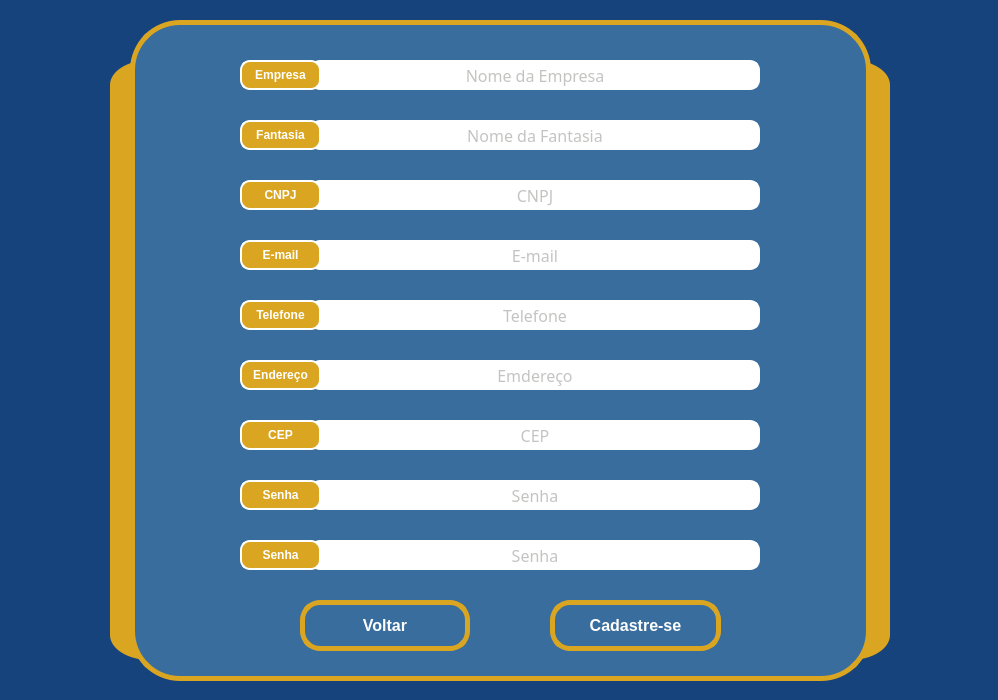
<?xml version="1.0" encoding="UTF-8"?>
<ui version="4.0">
 <class>MainWindow</class>
 <widget class="QMainWindow" name="MainWindow">
  <property name="windowModality">
   <enum>Qt::NonModal</enum>
  </property>
  <property name="geometry">
   <rect>
    <x>0</x>
    <y>0</y>
    <width>998</width>
    <height>700</height>
   </rect>
  </property>
  <property name="windowTitle">
   <string>MainWindow</string>
  </property>
  <property name="styleSheet">
   <string notr="true">/*
Azul1 = #58b3cc
Azul2 = #58b3cc
Azul3 = #16437c
*/
QWidget {
	background-color: #16437c;
}

QFrame {
	border-radius: 40% solid;
	background-color: #DAA520;
}

QLabel {
	font: bold;
	border-radius: 10px;
	border: 2px solid  #ffffff;
	color: rgb(255, 255, 255);
	background-color: #DAA520;
}

QLineEdit {
	border-radius: 10px;
	border: 2px solid #ffffff;
	color: rgb(136, 138, 133);
	background-color: rgb(255, 255, 255);
}


</string>
  </property>
  <property name="iconSize">
   <size>
    <width>25</width>
    <height>25</height>
   </size>
  </property>
  <property name="animated">
   <bool>true</bool>
  </property>
  <property name="documentMode">
   <bool>false</bool>
  </property>
  <property name="tabShape">
   <enum>QTabWidget::Rounded</enum>
  </property>
  <property name="dockNestingEnabled">
   <bool>false</bool>
  </property>
  <property name="unifiedTitleAndToolBarOnMac">
   <bool>false</bool>
  </property>
  <widget class="QWidget" name="centralwidget">
   <widget class="QFrame" name="frFrame">
    <property name="enabled">
     <bool>true</bool>
    </property>
    <property name="geometry">
     <rect>
      <x>130</x>
      <y>20</y>
      <width>741</width>
      <height>661</height>
     </rect>
    </property>
    <property name="styleSheet">
     <string notr="true">#frFrame {
	background-color: #396d9d;
	border-radius: 50%;
	/*
	border: 5px solid rgb(211, 143, 37);
*/
	border: 5px solid #DAA520;
}

</string>
    </property>
    <property name="frameShape">
     <enum>QFrame::StyledPanel</enum>
    </property>
    <property name="frameShadow">
     <enum>QFrame::Raised</enum>
    </property>
    <widget class="QLineEdit" name="leNomeEmpresa">
     <property name="enabled">
      <bool>true</bool>
     </property>
     <property name="geometry">
      <rect>
       <x>180</x>
       <y>40</y>
       <width>450</width>
       <height>30</height>
      </rect>
     </property>
     <property name="font">
      <font>
       <family>Roboto Slab</family>
       <pointsize>12</pointsize>
      </font>
     </property>
     <property name="focusPolicy">
      <enum>Qt::StrongFocus</enum>
     </property>
     <property name="layoutDirection">
      <enum>Qt::LeftToRight</enum>
     </property>
     <property name="styleSheet">
      <string notr="true"/>
     </property>
     <property name="inputMethodHints">
      <set>Qt::ImhNone</set>
     </property>
     <property name="inputMask">
      <string/>
     </property>
     <property name="text">
      <string/>
     </property>
     <property name="frame">
      <bool>true</bool>
     </property>
     <property name="echoMode">
      <enum>QLineEdit::Normal</enum>
     </property>
     <property name="alignment">
      <set>Qt::AlignCenter</set>
     </property>
     <property name="placeholderText">
      <string>Nome da Empresa</string>
     </property>
    </widget>
    <widget class="QLabel" name="lbEmpresa">
     <property name="geometry">
      <rect>
       <x>110</x>
       <y>40</y>
       <width>81</width>
       <height>30</height>
      </rect>
     </property>
     <property name="font">
      <font>
       <weight>75</weight>
       <italic>false</italic>
       <bold>true</bold>
      </font>
     </property>
     <property name="layoutDirection">
      <enum>Qt::LeftToRight</enum>
     </property>
     <property name="styleSheet">
      <string notr="true"/>
     </property>
     <property name="text">
      <string>Empresa</string>
     </property>
     <property name="alignment">
      <set>Qt::AlignCenter</set>
     </property>
    </widget>
    <widget class="QLabel" name="lbFantasia">
     <property name="geometry">
      <rect>
       <x>110</x>
       <y>100</y>
       <width>81</width>
       <height>30</height>
      </rect>
     </property>
     <property name="layoutDirection">
      <enum>Qt::LeftToRight</enum>
     </property>
     <property name="styleSheet">
      <string notr="true"/>
     </property>
     <property name="text">
      <string>Fantasia</string>
     </property>
     <property name="alignment">
      <set>Qt::AlignCenter</set>
     </property>
    </widget>
    <widget class="QLabel" name="lbCNPJ">
     <property name="geometry">
      <rect>
       <x>110</x>
       <y>160</y>
       <width>81</width>
       <height>30</height>
      </rect>
     </property>
     <property name="layoutDirection">
      <enum>Qt::LeftToRight</enum>
     </property>
     <property name="styleSheet">
      <string notr="true"/>
     </property>
     <property name="text">
      <string>CNPJ</string>
     </property>
     <property name="alignment">
      <set>Qt::AlignCenter</set>
     </property>
    </widget>
    <widget class="QLabel" name="lbEmail">
     <property name="geometry">
      <rect>
       <x>110</x>
       <y>220</y>
       <width>81</width>
       <height>30</height>
      </rect>
     </property>
     <property name="layoutDirection">
      <enum>Qt::LeftToRight</enum>
     </property>
     <property name="styleSheet">
      <string notr="true"/>
     </property>
     <property name="text">
      <string>E-mail</string>
     </property>
     <property name="alignment">
      <set>Qt::AlignCenter</set>
     </property>
    </widget>
    <widget class="QLabel" name="lbTelefone">
     <property name="geometry">
      <rect>
       <x>110</x>
       <y>280</y>
       <width>81</width>
       <height>30</height>
      </rect>
     </property>
     <property name="layoutDirection">
      <enum>Qt::LeftToRight</enum>
     </property>
     <property name="styleSheet">
      <string notr="true"/>
     </property>
     <property name="text">
      <string>Telefone</string>
     </property>
     <property name="alignment">
      <set>Qt::AlignCenter</set>
     </property>
    </widget>
    <widget class="QLabel" name="lbEndereco">
     <property name="geometry">
      <rect>
       <x>110</x>
       <y>340</y>
       <width>81</width>
       <height>30</height>
      </rect>
     </property>
     <property name="layoutDirection">
      <enum>Qt::LeftToRight</enum>
     </property>
     <property name="styleSheet">
      <string notr="true"/>
     </property>
     <property name="text">
      <string>Endereço</string>
     </property>
     <property name="alignment">
      <set>Qt::AlignCenter</set>
     </property>
    </widget>
    <widget class="QLabel" name="lbCEP">
     <property name="geometry">
      <rect>
       <x>110</x>
       <y>400</y>
       <width>81</width>
       <height>30</height>
      </rect>
     </property>
     <property name="layoutDirection">
      <enum>Qt::LeftToRight</enum>
     </property>
     <property name="styleSheet">
      <string notr="true"/>
     </property>
     <property name="text">
      <string>CEP</string>
     </property>
     <property name="alignment">
      <set>Qt::AlignCenter</set>
     </property>
    </widget>
    <widget class="QLabel" name="lbSenha">
     <property name="geometry">
      <rect>
       <x>110</x>
       <y>460</y>
       <width>81</width>
       <height>30</height>
      </rect>
     </property>
     <property name="layoutDirection">
      <enum>Qt::LeftToRight</enum>
     </property>
     <property name="styleSheet">
      <string notr="true"/>
     </property>
     <property name="text">
      <string>Senha</string>
     </property>
     <property name="alignment">
      <set>Qt::AlignCenter</set>
     </property>
    </widget>
    <widget class="QLineEdit" name="leNomeFantasia">
     <property name="geometry">
      <rect>
       <x>180</x>
       <y>100</y>
       <width>450</width>
       <height>30</height>
      </rect>
     </property>
     <property name="font">
      <font>
       <family>Roboto Slab</family>
       <pointsize>12</pointsize>
      </font>
     </property>
     <property name="focusPolicy">
      <enum>Qt::StrongFocus</enum>
     </property>
     <property name="layoutDirection">
      <enum>Qt::LeftToRight</enum>
     </property>
     <property name="styleSheet">
      <string notr="true"/>
     </property>
     <property name="inputMethodHints">
      <set>Qt::ImhNone</set>
     </property>
     <property name="inputMask">
      <string/>
     </property>
     <property name="text">
      <string/>
     </property>
     <property name="frame">
      <bool>true</bool>
     </property>
     <property name="echoMode">
      <enum>QLineEdit::Normal</enum>
     </property>
     <property name="alignment">
      <set>Qt::AlignCenter</set>
     </property>
     <property name="placeholderText">
      <string>Nome da Fantasia</string>
     </property>
    </widget>
    <widget class="QLineEdit" name="leCNPJ">
     <property name="geometry">
      <rect>
       <x>180</x>
       <y>160</y>
       <width>450</width>
       <height>30</height>
      </rect>
     </property>
     <property name="font">
      <font>
       <family>Roboto Slab</family>
       <pointsize>12</pointsize>
      </font>
     </property>
     <property name="focusPolicy">
      <enum>Qt::StrongFocus</enum>
     </property>
     <property name="layoutDirection">
      <enum>Qt::LeftToRight</enum>
     </property>
     <property name="styleSheet">
      <string notr="true"/>
     </property>
     <property name="inputMethodHints">
      <set>Qt::ImhNone</set>
     </property>
     <property name="inputMask">
      <string/>
     </property>
     <property name="text">
      <string/>
     </property>
     <property name="frame">
      <bool>true</bool>
     </property>
     <property name="echoMode">
      <enum>QLineEdit::Normal</enum>
     </property>
     <property name="alignment">
      <set>Qt::AlignCenter</set>
     </property>
     <property name="placeholderText">
      <string>CNPJ</string>
     </property>
    </widget>
    <widget class="QLineEdit" name="leSenha">
     <property name="geometry">
      <rect>
       <x>180</x>
       <y>460</y>
       <width>450</width>
       <height>30</height>
      </rect>
     </property>
     <property name="font">
      <font>
       <family>Roboto Slab</family>
       <pointsize>12</pointsize>
       <weight>50</weight>
       <bold>false</bold>
      </font>
     </property>
     <property name="focusPolicy">
      <enum>Qt::StrongFocus</enum>
     </property>
     <property name="styleSheet">
      <string notr="true"/>
     </property>
     <property name="inputMethodHints">
      <set>Qt::ImhHiddenText|Qt::ImhNoAutoUppercase|Qt::ImhNoPredictiveText|Qt::ImhSensitiveData</set>
     </property>
     <property name="inputMask">
      <string/>
     </property>
     <property name="text">
      <string/>
     </property>
     <property name="frame">
      <bool>true</bool>
     </property>
     <property name="echoMode">
      <enum>QLineEdit::Password</enum>
     </property>
     <property name="alignment">
      <set>Qt::AlignCenter</set>
     </property>
     <property name="dragEnabled">
      <bool>false</bool>
     </property>
     <property name="readOnly">
      <bool>false</bool>
     </property>
     <property name="placeholderText">
      <string>Senha</string>
     </property>
     <property name="clearButtonEnabled">
      <bool>false</bool>
     </property>
    </widget>
    <widget class="QLineEdit" name="leEndereco">
     <property name="geometry">
      <rect>
       <x>180</x>
       <y>340</y>
       <width>450</width>
       <height>30</height>
      </rect>
     </property>
     <property name="font">
      <font>
       <family>Roboto Slab</family>
       <pointsize>12</pointsize>
      </font>
     </property>
     <property name="focusPolicy">
      <enum>Qt::StrongFocus</enum>
     </property>
     <property name="layoutDirection">
      <enum>Qt::LeftToRight</enum>
     </property>
     <property name="styleSheet">
      <string notr="true"/>
     </property>
     <property name="inputMethodHints">
      <set>Qt::ImhNone</set>
     </property>
     <property name="inputMask">
      <string/>
     </property>
     <property name="text">
      <string/>
     </property>
     <property name="frame">
      <bool>true</bool>
     </property>
     <property name="echoMode">
      <enum>QLineEdit::Normal</enum>
     </property>
     <property name="alignment">
      <set>Qt::AlignCenter</set>
     </property>
     <property name="placeholderText">
      <string>Emdereço</string>
     </property>
    </widget>
    <widget class="QLineEdit" name="leCEP">
     <property name="geometry">
      <rect>
       <x>180</x>
       <y>400</y>
       <width>450</width>
       <height>30</height>
      </rect>
     </property>
     <property name="font">
      <font>
       <family>Roboto Slab</family>
       <pointsize>12</pointsize>
      </font>
     </property>
     <property name="focusPolicy">
      <enum>Qt::StrongFocus</enum>
     </property>
     <property name="layoutDirection">
      <enum>Qt::LeftToRight</enum>
     </property>
     <property name="styleSheet">
      <string notr="true"/>
     </property>
     <property name="inputMethodHints">
      <set>Qt::ImhNone</set>
     </property>
     <property name="inputMask">
      <string/>
     </property>
     <property name="text">
      <string/>
     </property>
     <property name="frame">
      <bool>true</bool>
     </property>
     <property name="echoMode">
      <enum>QLineEdit::Normal</enum>
     </property>
     <property name="alignment">
      <set>Qt::AlignCenter</set>
     </property>
     <property name="placeholderText">
      <string>CEP</string>
     </property>
    </widget>
    <widget class="QLineEdit" name="leEmail">
     <property name="geometry">
      <rect>
       <x>180</x>
       <y>220</y>
       <width>450</width>
       <height>30</height>
      </rect>
     </property>
     <property name="font">
      <font>
       <family>Roboto Slab</family>
       <pointsize>12</pointsize>
      </font>
     </property>
     <property name="focusPolicy">
      <enum>Qt::StrongFocus</enum>
     </property>
     <property name="layoutDirection">
      <enum>Qt::LeftToRight</enum>
     </property>
     <property name="styleSheet">
      <string notr="true"/>
     </property>
     <property name="inputMethodHints">
      <set>Qt::ImhNone</set>
     </property>
     <property name="inputMask">
      <string/>
     </property>
     <property name="text">
      <string/>
     </property>
     <property name="frame">
      <bool>true</bool>
     </property>
     <property name="echoMode">
      <enum>QLineEdit::Normal</enum>
     </property>
     <property name="alignment">
      <set>Qt::AlignCenter</set>
     </property>
     <property name="placeholderText">
      <string>E-mail</string>
     </property>
    </widget>
    <widget class="QLineEdit" name="leTelefone">
     <property name="geometry">
      <rect>
       <x>180</x>
       <y>280</y>
       <width>450</width>
       <height>30</height>
      </rect>
     </property>
     <property name="font">
      <font>
       <family>Roboto Slab</family>
       <pointsize>12</pointsize>
      </font>
     </property>
     <property name="focusPolicy">
      <enum>Qt::StrongFocus</enum>
     </property>
     <property name="layoutDirection">
      <enum>Qt::LeftToRight</enum>
     </property>
     <property name="styleSheet">
      <string notr="true"/>
     </property>
     <property name="inputMethodHints">
      <set>Qt::ImhNone</set>
     </property>
     <property name="inputMask">
      <string/>
     </property>
     <property name="text">
      <string/>
     </property>
     <property name="frame">
      <bool>true</bool>
     </property>
     <property name="echoMode">
      <enum>QLineEdit::Normal</enum>
     </property>
     <property name="alignment">
      <set>Qt::AlignCenter</set>
     </property>
     <property name="placeholderText">
      <string>Telefone</string>
     </property>
    </widget>
    <widget class="QPushButton" name="pbFazerCadastro">
     <property name="geometry">
      <rect>
       <x>420</x>
       <y>580</y>
       <width>171</width>
       <height>51</height>
      </rect>
     </property>
     <property name="sizeIncrement">
      <size>
       <width>0</width>
       <height>0</height>
      </size>
     </property>
     <property name="font">
      <font>
       <pointsize>12</pointsize>
       <weight>75</weight>
       <italic>false</italic>
       <bold>true</bold>
       <underline>false</underline>
       <strikeout>false</strikeout>
       <stylestrategy>PreferDefault</stylestrategy>
       <kerning>true</kerning>
      </font>
     </property>
     <property name="cursor">
      <cursorShape>ArrowCursor</cursorShape>
     </property>
     <property name="mouseTracking">
      <bool>false</bool>
     </property>
     <property name="tabletTracking">
      <bool>false</bool>
     </property>
     <property name="focusPolicy">
      <enum>Qt::StrongFocus</enum>
     </property>
     <property name="acceptDrops">
      <bool>false</bool>
     </property>
     <property name="toolTipDuration">
      <number>-1</number>
     </property>
     <property name="layoutDirection">
      <enum>Qt::LeftToRight</enum>
     </property>
     <property name="autoFillBackground">
      <bool>false</bool>
     </property>
     <property name="styleSheet">
      <string notr="true">QPushButton {
	border-radius: 20px;
	border: 5px solid #DAA520;
	color: rgb(255, 255, 255);
	background-color: #396d9d;
}


QPushButton:hover {
	border-color:#ffffff;

}

QPushButton:pressed {
	background-color: rgb(170, 140, 140);
}

</string>
     </property>
     <property name="text">
      <string>Cadastre-se</string>
     </property>
     <property name="iconSize">
      <size>
       <width>25</width>
       <height>25</height>
      </size>
     </property>
     <property name="checkable">
      <bool>false</bool>
     </property>
     <property name="checked">
      <bool>false</bool>
     </property>
     <property name="autoRepeat">
      <bool>false</bool>
     </property>
     <property name="autoExclusive">
      <bool>false</bool>
     </property>
     <property name="autoDefault">
      <bool>false</bool>
     </property>
     <property name="default">
      <bool>false</bool>
     </property>
     <property name="flat">
      <bool>false</bool>
     </property>
    </widget>
    <widget class="QPushButton" name="pbVoltarLogin">
     <property name="geometry">
      <rect>
       <x>170</x>
       <y>580</y>
       <width>170</width>
       <height>51</height>
      </rect>
     </property>
     <property name="sizeIncrement">
      <size>
       <width>0</width>
       <height>0</height>
      </size>
     </property>
     <property name="font">
      <font>
       <pointsize>12</pointsize>
       <weight>75</weight>
       <italic>false</italic>
       <bold>true</bold>
       <underline>false</underline>
       <strikeout>false</strikeout>
       <stylestrategy>PreferDefault</stylestrategy>
       <kerning>true</kerning>
      </font>
     </property>
     <property name="cursor">
      <cursorShape>ArrowCursor</cursorShape>
     </property>
     <property name="mouseTracking">
      <bool>false</bool>
     </property>
     <property name="tabletTracking">
      <bool>false</bool>
     </property>
     <property name="focusPolicy">
      <enum>Qt::StrongFocus</enum>
     </property>
     <property name="acceptDrops">
      <bool>false</bool>
     </property>
     <property name="toolTipDuration">
      <number>-1</number>
     </property>
     <property name="layoutDirection">
      <enum>Qt::LeftToRight</enum>
     </property>
     <property name="autoFillBackground">
      <bool>false</bool>
     </property>
     <property name="styleSheet">
      <string notr="true">QPushButton {
	border-radius: 20px;
	border: 5px solid #DAA520;
	color: rgb(255, 255, 255);
	background-color: #396d9d;
}


QPushButton:hover {
	border-color:#ffffff;

}

QPushButton:pressed {
	background-color: rgb(170, 140, 140);
}

</string>
     </property>
     <property name="text">
      <string>Voltar</string>
     </property>
     <property name="iconSize">
      <size>
       <width>35</width>
       <height>35</height>
      </size>
     </property>
     <property name="checkable">
      <bool>false</bool>
     </property>
     <property name="checked">
      <bool>false</bool>
     </property>
     <property name="autoRepeat">
      <bool>false</bool>
     </property>
     <property name="autoExclusive">
      <bool>false</bool>
     </property>
     <property name="autoDefault">
      <bool>false</bool>
     </property>
     <property name="default">
      <bool>false</bool>
     </property>
     <property name="flat">
      <bool>false</bool>
     </property>
    </widget>
    <widget class="QLineEdit" name="leSenha_2">
     <property name="geometry">
      <rect>
       <x>180</x>
       <y>520</y>
       <width>450</width>
       <height>30</height>
      </rect>
     </property>
     <property name="font">
      <font>
       <family>Roboto Slab</family>
       <pointsize>12</pointsize>
       <weight>50</weight>
       <bold>false</bold>
      </font>
     </property>
     <property name="focusPolicy">
      <enum>Qt::StrongFocus</enum>
     </property>
     <property name="styleSheet">
      <string notr="true"/>
     </property>
     <property name="inputMethodHints">
      <set>Qt::ImhHiddenText|Qt::ImhNoAutoUppercase|Qt::ImhNoPredictiveText|Qt::ImhSensitiveData</set>
     </property>
     <property name="inputMask">
      <string/>
     </property>
     <property name="text">
      <string/>
     </property>
     <property name="frame">
      <bool>true</bool>
     </property>
     <property name="echoMode">
      <enum>QLineEdit::Password</enum>
     </property>
     <property name="alignment">
      <set>Qt::AlignCenter</set>
     </property>
     <property name="dragEnabled">
      <bool>false</bool>
     </property>
     <property name="readOnly">
      <bool>false</bool>
     </property>
     <property name="placeholderText">
      <string>Senha</string>
     </property>
     <property name="clearButtonEnabled">
      <bool>false</bool>
     </property>
    </widget>
    <widget class="QLabel" name="lbSenha_2">
     <property name="geometry">
      <rect>
       <x>110</x>
       <y>520</y>
       <width>81</width>
       <height>30</height>
      </rect>
     </property>
     <property name="layoutDirection">
      <enum>Qt::LeftToRight</enum>
     </property>
     <property name="styleSheet">
      <string notr="true"/>
     </property>
     <property name="text">
      <string>Senha</string>
     </property>
     <property name="alignment">
      <set>Qt::AlignCenter</set>
     </property>
    </widget>
    <zorder>leNomeEmpresa</zorder>
    <zorder>leNomeFantasia</zorder>
    <zorder>leCNPJ</zorder>
    <zorder>leSenha</zorder>
    <zorder>leEndereco</zorder>
    <zorder>leCEP</zorder>
    <zorder>leEmail</zorder>
    <zorder>leTelefone</zorder>
    <zorder>lbFantasia</zorder>
    <zorder>lbCNPJ</zorder>
    <zorder>lbTelefone</zorder>
    <zorder>lbEndereco</zorder>
    <zorder>lbSenha</zorder>
    <zorder>lbEmail</zorder>
    <zorder>lbEmpresa</zorder>
    <zorder>lbCEP</zorder>
    <zorder>pbFazerCadastro</zorder>
    <zorder>pbVoltarLogin</zorder>
    <zorder>leSenha_2</zorder>
    <zorder>lbSenha_2</zorder>
   </widget>
   <widget class="QFrame" name="frame">
    <property name="geometry">
     <rect>
      <x>110</x>
      <y>60</y>
      <width>80</width>
      <height>600</height>
     </rect>
    </property>
    <property name="styleSheet">
     <string notr="true"/>
    </property>
    <property name="frameShape">
     <enum>QFrame::StyledPanel</enum>
    </property>
    <property name="frameShadow">
     <enum>QFrame::Raised</enum>
    </property>
   </widget>
   <widget class="QFrame" name="frame_2">
    <property name="geometry">
     <rect>
      <x>810</x>
      <y>60</y>
      <width>80</width>
      <height>600</height>
     </rect>
    </property>
    <property name="styleSheet">
     <string notr="true"/>
    </property>
    <property name="frameShape">
     <enum>QFrame::StyledPanel</enum>
    </property>
    <property name="frameShadow">
     <enum>QFrame::Raised</enum>
    </property>
   </widget>
   <zorder>frame</zorder>
   <zorder>frame_2</zorder>
   <zorder>frFrame</zorder>
  </widget>
 </widget>
 <tabstops>
  <tabstop>pbFazerCadastro</tabstop>
  <tabstop>leNomeEmpresa</tabstop>
  <tabstop>leNomeFantasia</tabstop>
  <tabstop>leCNPJ</tabstop>
  <tabstop>leEmail</tabstop>
  <tabstop>leTelefone</tabstop>
  <tabstop>leEndereco</tabstop>
  <tabstop>leCEP</tabstop>
  <tabstop>leSenha</tabstop>
  <tabstop>leSenha_2</tabstop>
  <tabstop>pbVoltarLogin</tabstop>
 </tabstops>
 <resources>
  <include location="login.qrc"/>
 </resources>
 <connections/>
</ui>
